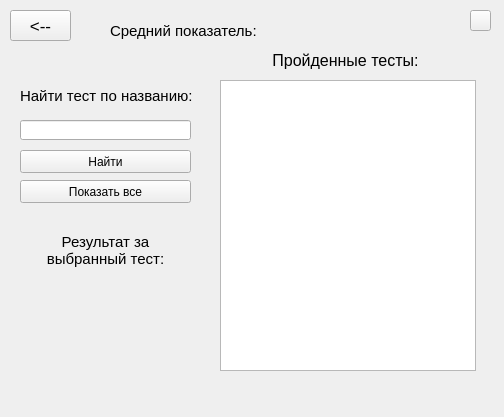
<?xml version="1.0" encoding="UTF-8"?>
<ui version="4.0">
 <class>Form</class>
 <widget class="QWidget" name="Form">
  <property name="geometry">
   <rect>
    <x>0</x>
    <y>0</y>
    <width>504</width>
    <height>417</height>
   </rect>
  </property>
  <property name="windowTitle">
   <string>Статистика</string>
  </property>
  <widget class="QPushButton" name="return_btn">
   <property name="geometry">
    <rect>
     <x>10</x>
     <y>10</y>
     <width>61</width>
     <height>31</height>
    </rect>
   </property>
   <property name="font">
    <font>
     <pointsize>13</pointsize>
    </font>
   </property>
   <property name="text">
    <string>&lt;--</string>
   </property>
  </widget>
  <widget class="QLabel" name="label">
   <property name="geometry">
    <rect>
     <x>110</x>
     <y>20</y>
     <width>161</width>
     <height>21</height>
    </rect>
   </property>
   <property name="font">
    <font>
     <pointsize>11</pointsize>
    </font>
   </property>
   <property name="text">
    <string>Средний показатель:</string>
   </property>
  </widget>
  <widget class="QLabel" name="average_val">
   <property name="geometry">
    <rect>
     <x>260</x>
     <y>22</y>
     <width>81</width>
     <height>20</height>
    </rect>
   </property>
   <property name="font">
    <font>
     <pointsize>10</pointsize>
    </font>
   </property>
   <property name="text">
    <string/>
   </property>
  </widget>
  <widget class="QListWidget" name="completed_tests">
   <property name="geometry">
    <rect>
     <x>220</x>
     <y>80</y>
     <width>256</width>
     <height>291</height>
    </rect>
   </property>
  </widget>
  <widget class="QLabel" name="label_2">
   <property name="geometry">
    <rect>
     <x>220</x>
     <y>50</y>
     <width>251</width>
     <height>20</height>
    </rect>
   </property>
   <property name="font">
    <font>
     <pointsize>12</pointsize>
    </font>
   </property>
   <property name="text">
    <string>Пройденные тесты:</string>
   </property>
   <property name="alignment">
    <set>Qt::AlignCenter</set>
   </property>
  </widget>
  <widget class="QLabel" name="label_3">
   <property name="geometry">
    <rect>
     <x>20</x>
     <y>85</y>
     <width>181</width>
     <height>21</height>
    </rect>
   </property>
   <property name="font">
    <font>
     <pointsize>11</pointsize>
    </font>
   </property>
   <property name="text">
    <string>Найти тест по названию:</string>
   </property>
  </widget>
  <widget class="QLineEdit" name="find_test_val">
   <property name="geometry">
    <rect>
     <x>20</x>
     <y>120</y>
     <width>171</width>
     <height>20</height>
    </rect>
   </property>
  </widget>
  <widget class="QPushButton" name="find_test_btn">
   <property name="geometry">
    <rect>
     <x>20</x>
     <y>150</y>
     <width>171</width>
     <height>23</height>
    </rect>
   </property>
   <property name="text">
    <string>Найти</string>
   </property>
  </widget>
  <widget class="QPushButton" name="show_all_btn">
   <property name="geometry">
    <rect>
     <x>20</x>
     <y>180</y>
     <width>171</width>
     <height>23</height>
    </rect>
   </property>
   <property name="text">
    <string>Показать все</string>
   </property>
  </widget>
  <widget class="QLabel" name="label_4">
   <property name="geometry">
    <rect>
     <x>30</x>
     <y>230</y>
     <width>151</width>
     <height>41</height>
    </rect>
   </property>
   <property name="font">
    <font>
     <pointsize>11</pointsize>
    </font>
   </property>
   <property name="text">
    <string>Результат за выбранный тест:</string>
   </property>
   <property name="alignment">
    <set>Qt::AlignCenter</set>
   </property>
   <property name="wordWrap">
    <bool>true</bool>
   </property>
  </widget>
  <widget class="QLabel" name="chosen_test_res">
   <property name="geometry">
    <rect>
     <x>40</x>
     <y>280</y>
     <width>151</width>
     <height>91</height>
    </rect>
   </property>
   <property name="font">
    <font>
     <pointsize>30</pointsize>
    </font>
   </property>
   <property name="text">
    <string/>
   </property>
   <property name="alignment">
    <set>Qt::AlignCenter</set>
   </property>
  </widget>
  <widget class="QLabel" name="status_label">
   <property name="geometry">
    <rect>
     <x>0</x>
     <y>390</y>
     <width>504</width>
     <height>27</height>
    </rect>
   </property>
   <property name="text">
    <string/>
   </property>
   <property name="alignment">
    <set>Qt::AlignCenter</set>
   </property>
  </widget>
  <widget class="QPushButton" name="instruction_btn">
   <property name="geometry">
    <rect>
     <x>470</x>
     <y>10</y>
     <width>21</width>
     <height>21</height>
    </rect>
   </property>
   <property name="font">
    <font>
     <pointsize>8</pointsize>
    </font>
   </property>
   <property name="text">
    <string/>
   </property>
  </widget>
 </widget>
 <resources/>
 <connections/>
</ui>
